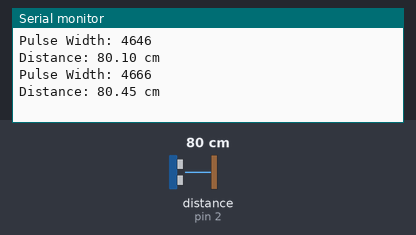
Simulated run of this sketch. Board: Arduino Uno, built with avr-gcc and run on an emulated ATmega328P. Parts: the last lines printed to the serial monitor. Wiring (inferred from the names in the program): ultrasonic range finder: trigger pin 4; echo pin 2. The inputs (shaded band) are chosen by the test bench; at power-on: distance to the obstacle (sensor on pin 2) 80 cm. The echo pulse lasts 58.3 µs per cm.

Above: at 1.8 s.
1.9 s: distance to the obstacle (sensor on pin 2) set to 2 cm
At 2.8 s:
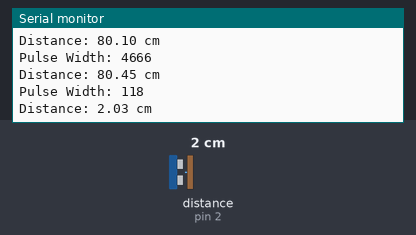
3.4 s: distance to the obstacle (sensor on pin 2) set to 4 cm
At 4.8 s:
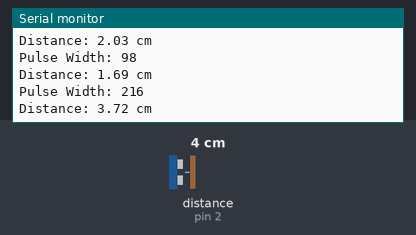
Timing chart, 0 to 6.4 s (numbered marks = the images above; inputs shaded):
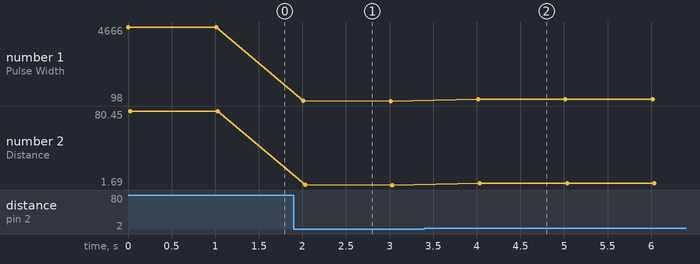

Measured:
- after the input at 1.9 s, the serial monitor: prints a new line after 0.11 s (image 1)
- after the input at 3.4 s, the serial monitor: prints a new line after 0.62 s (image 2)
- plotted number 1: 4666 → 98 after the input at 1.9 s, 98 → 215 after the input at 3.4 s
- plotted number 2: 80.45 → 1.69 after the input at 1.9 s, 1.69 → 3.71 after the input at 3.4 s

The sketch:

65070052_Ultrasonic.ino
```cpp
// C++ code
//
void setup()
{
  Serial.begin(9600);
  pinMode(4, OUTPUT); // 4 = Trig
  pinMode(2, INPUT);  // 2 = Echo
}

void loop()
{
  digitalWrite(4, HIGH);
  delayMicroseconds(10);
  digitalWrite(4, LOW);
  int pulseWidth = pulseIn(2, HIGH);

  Serial.print("Pulse Width: ");
  Serial.println(pulseWidth);

  float distance = pulseWidth / 29.0 / 2.0; // Calculate distance as a float
  Serial.print("Distance: ");
  Serial.print(distance);
  Serial.println(" cm"); // Print units (centimeters)

  delay(1000);
}
```
